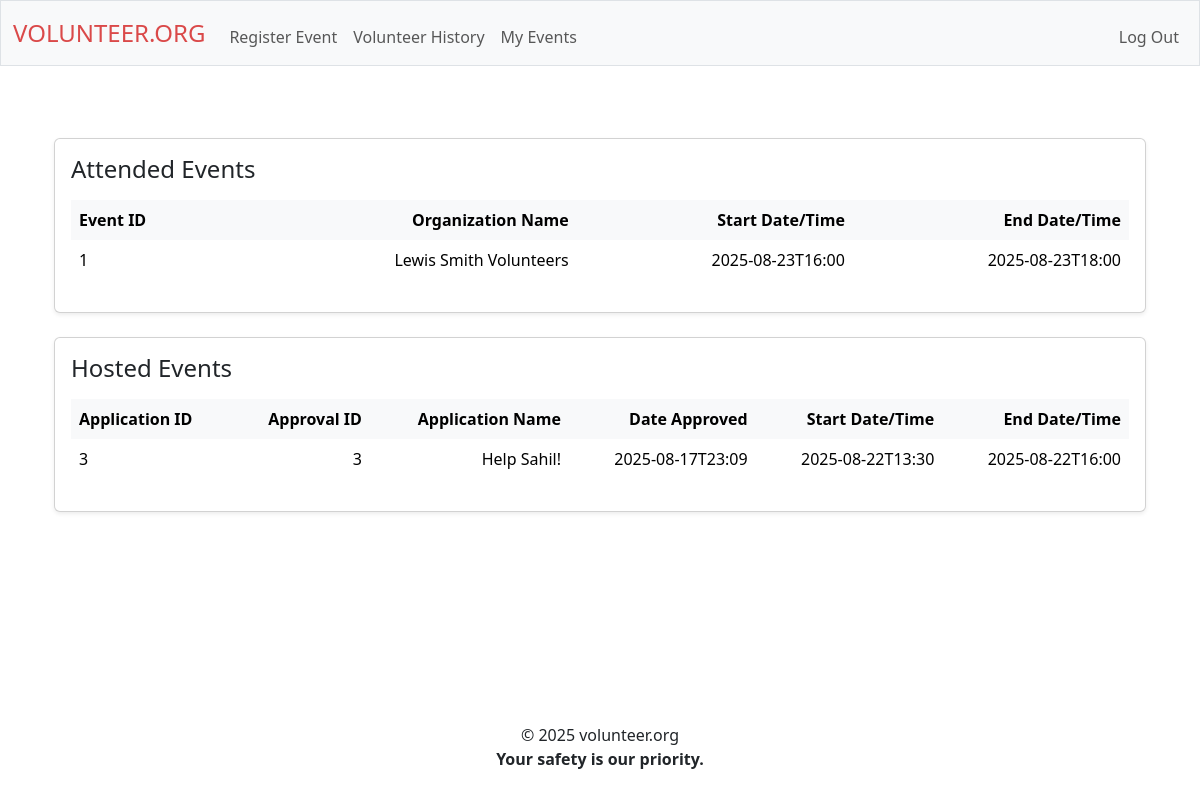
The page /volunteer_history (signed in) on the database as committed earlier.
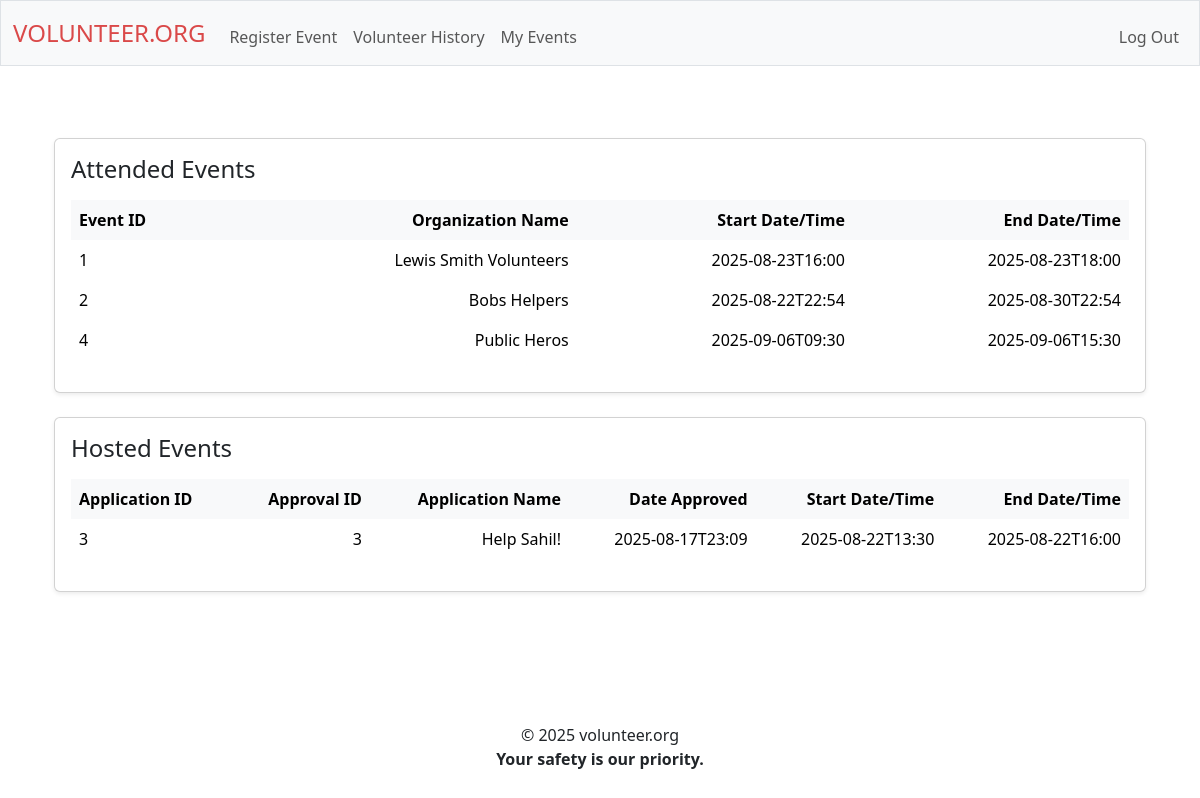
The same page on the database as committed later.
### tables this page shows
CREATE TABLE application_for_review (
    id INTEGER PRIMARY KEY,
    name_organizer TEXT NOT NULL,
    email_organizer TEXT NOT NULL,
    city_organizer TEXT NOT NULL,
    state_organizer TEXT NOT NULL,
    zip_organizer TEXT NOT NULL,

    organization_name TEXT NOT NULL,
    organization_email TEXT NOT NULL,

    activity_age TEXT NOT NULL,
    activity_city TEXT NOT NULL,
    activity_state TEXT NOT NULL,
    activity_zip TEXT NOT NULL,

    max_people INT NOT NULL,

    date_start TIMESTAMP NOT NULL,
    date_end TIMESTAMP NOT NULL,
    date_reg_deadline TIMESTAMP NOT NULL,

    activity_name TEXT NOT NULL,
    description TEXT NOT NULL,

account_id INTEGER NOT NULL,
account_name TEXT NOT NULL,
account_email TEXT NOT NULL,
account_user_age INTEGER NOT NULL,
account_username TEXT NOT NULL
);

CREATE TABLE applications_approved (
approval_id INTEGER PRIMARY KEY,
application_id INTEGER NOT NULL,
staff_id INTEGER NOT NULL,
date TIMESTAMP NOT NULL
);

### routes/user.py (the view)
@user_bp.route("/volunteer_history", methods=["GET"])
def volunteer_history():
    if "user_id" not in session:
        return redirect("/login")
    attended_events = db.execute("SELECT * FROM rsvp WHERE user_id = ?", (session["user_id"],)).fetchall()
    hosted_events = db.execute("SELECT * FROM application_for_review WHERE account_id = ? AND id IN (SELECT application_id FROM applications_approved)", (session["user_id"],)).fetchall()
    events_attended = []
    events_hosted = []
    for event in attended_events:
        rows = db.execute("SELECT * FROM application_for_review WHERE id = ?", (event[1],)).fetchone()
        if rows:
            events_attended.append(
                [
                    event[1],
                    rows[6],
                    rows[13],
                    rows[14]
                ]
            )
    for event in hosted_events:
        rows = db.execute("SELECT * FROM applications_approved WHERE application_id = ?", (event[0],)).fetchall()
        events_hosted.append(
            [
                event[0],
                rows[0][0],
                event[16],
                rows[0][3],
                event[13],
                event[14]
            ]
        )
    return render_template("volunteer_history.html", events_attended=events_attended, events_hosted=events_hosted)

### app.py (called while the page is built)
def create_app():
    app = Flask(__name__)
    app.config.from_object(Config)
    Session(app)
    register_blueprints(app)
    @app.after_request
    def after_request(response):
        response.headers["Cache-Control"] = "no-cache, no-store, must-revalidate"
        response.headers["Expires"] = 0
        response.headers["Pragma"] = "no-cache"
        return response
    return app

### templates/volunteer_history.html (shortened to what this page needs)
{% extends "layout.html" %}
{% block main %}
<div class="container my-4">
  <div class="card shadow-sm mb-4">
    <div class="card-body">
      <h4 class="card-title mb-3">Attended Events</h4>
      <div class="table-responsive">
        <table class="table table-borderless table-hover align-middle">
          <thead class="table-light">
            <tr>
              <th class="text-start">Event ID</th>
              <th class="text-end">Organization Name</th>
              <th class="text-end">Start Date/Time</th>
              <th class="text-end">End Date/Time</th>
            </tr>
          </thead>
          <tbody>
            {% for history in events_attended %}
              <tr>
                <td class="text-start">{{ history[0] }}</td>
                <td class="text-end">{{ history[1] }}</td>
                <td class="text-end">{{ history[2] }}</td>
                <td class="text-end">{{ history[3] }}</td>
              </tr>
            {% endfor %}
          </tbody>
        </table>
      </div>
    </div>
  </div>
  <div class="card shadow-sm">
    <div class="card-body">
      <h4 class="card-title mb-3">Hosted Events</h4>
      <div class="table-responsive">
        <table class="table table-borderless table-hover align-middle">
          <thead class="table-light">
            <tr>
              <th class="text-start">Application ID</th>
              <th class="text-end">Approval ID</th>
              <th class="text-end">Application Name</th>
              <th class="text-end">Date Approved</th>
              <th class="text-end">Start Date/Time</th>
              <th class="text-end">End Date/Time</th>
            </tr>
          </thead>
          <tbody>
            {% for history in events_hosted %}
              <tr>
                <td class="text-start">{{ history[0] }}</td>
                <td class="text-end">{{ history[1] }}</td>
                <td class="text-end">{{ history[2] }}</td>
                <td class="text-end">{{ history[3] }}</td>
                <td class="text-end">{{ history[4] }}</td>
                <td class="text-end">{{ history[5] }}</td>
              </tr>
            {% endfor %}
          </tbody>
        </table>
      </div>
    </div>
    </div class="slide-up">
</div>
{% endblock %}

Rows that differ between the two databases and show on the page:
now on this page (row unchanged): application_for_review: id "2", organization_name "Bobs Helpers", date_start "2025-08-22T22:54", date_end "2025-08-30T22:54"
added application_for_review: id "4", organization_name "Public Heros", date_start "2025-09-06T09:30", date_end "2025-09-06T15:30"
